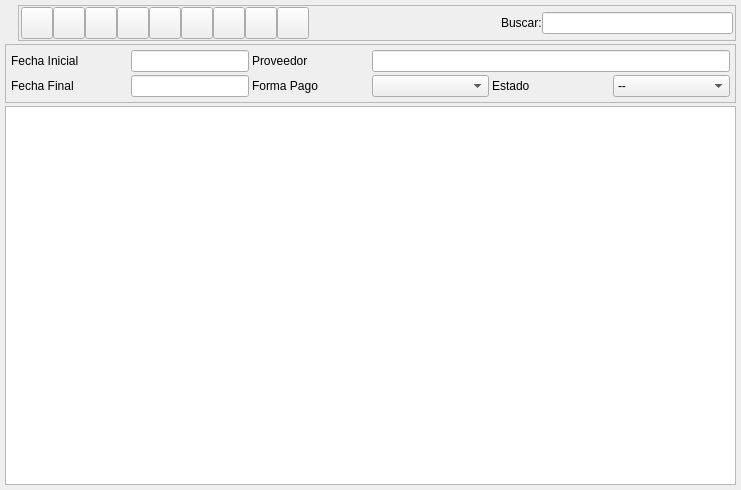
<ui version="4.0" >
 <author>Tomeu Borras Riera</author>
 <class>CarteraPagosListBase</class>
 <widget class="QWidget" name="CarteraPagosListBase" >
  <property name="enabled" >
   <bool>true</bool>
  </property>
  <property name="geometry" >
   <rect>
    <x>0</x>
    <y>0</y>
    <width>741</width>
    <height>490</height>
   </rect>
  </property>
  <property name="windowTitle" >
   <string>Cartera de Pagos</string>
  </property>
  <property name="windowIcon" >
   <iconset resource="../../../bulmages.qrc" >
    <normaloff>:/Images/pay.svg</normaloff>:/Images/pay.svg</iconset>
  </property>
  <layout class="QVBoxLayout" name="verticalLayout" >
   <item>
    <layout class="QHBoxLayout" >
     <property name="spacing" >
      <number>6</number>
     </property>
     <property name="margin" >
      <number>0</number>
     </property>
     <item>
      <widget class="QLabel" name="label" >
       <property name="maximumSize" >
        <size>
         <width>48</width>
         <height>48</height>
        </size>
       </property>
       <property name="text" >
        <string/>
       </property>
       <property name="pixmap" >
        <pixmap resource="../../../bulmages.qrc" >:/Images/pay.svg</pixmap>
       </property>
       <property name="scaledContents" >
        <bool>true</bool>
       </property>
      </widget>
     </item>
     <item>
      <widget class="QFrame" name="m_botonera" >
       <property name="frameShape" >
        <enum>QFrame::StyledPanel</enum>
       </property>
       <property name="frameShadow" >
        <enum>QFrame::Raised</enum>
       </property>
       <layout class="QHBoxLayout" name="horizontalLayout" >
        <property name="spacing" >
         <number>0</number>
        </property>
        <property name="sizeConstraint" >
         <enum>QLayout::SetDefaultConstraint</enum>
        </property>
        <property name="leftMargin" >
         <number>2</number>
        </property>
        <property name="topMargin" >
         <number>0</number>
        </property>
        <property name="rightMargin" >
         <number>2</number>
        </property>
        <property name="bottomMargin" >
         <number>0</number>
        </property>
        <item>
         <widget class="QToolButton" name="mui_crear" >
          <property name="maximumSize" >
           <size>
            <width>32</width>
            <height>32</height>
           </size>
          </property>
          <property name="toolTip" >
           <string>Nuevo contrato</string>
          </property>
          <property name="whatsThis" >
           <string>Nuevo contrato</string>
          </property>
          <property name="text" >
           <string/>
          </property>
          <property name="icon" >
           <iconset resource="../../../bulmages.qrc" >
            <normaloff>:/Images/document-new.svg</normaloff>:/Images/document-new.svg</iconset>
          </property>
          <property name="iconSize" >
           <size>
            <width>32</width>
            <height>32</height>
           </size>
          </property>
         </widget>
        </item>
        <item>
         <widget class="QToolButton" name="mui_editar" >
          <property name="maximumSize" >
           <size>
            <width>32</width>
            <height>32</height>
           </size>
          </property>
          <property name="toolTip" >
           <string>Editar contrato</string>
          </property>
          <property name="whatsThis" >
           <string>Editar contrato</string>
          </property>
          <property name="text" >
           <string/>
          </property>
          <property name="icon" >
           <iconset resource="../../../bulmages.qrc" >
            <normaloff>:/Images/document-open.svg</normaloff>:/Images/document-open.svg</iconset>
          </property>
          <property name="iconSize" >
           <size>
            <width>32</width>
            <height>32</height>
           </size>
          </property>
         </widget>
        </item>
        <item>
         <widget class="QToolButton" name="mui_borrar" >
          <property name="maximumSize" >
           <size>
            <width>32</width>
            <height>32</height>
           </size>
          </property>
          <property name="toolTip" >
           <string>Borrar contrato</string>
          </property>
          <property name="whatsThis" >
           <string>Borrar contrato</string>
          </property>
          <property name="text" >
           <string/>
          </property>
          <property name="icon" >
           <iconset>
            <normaloff>:Images/edit-delete.svg</normaloff>:Images/edit-delete.svg</iconset>
          </property>
          <property name="iconSize" >
           <size>
            <width>32</width>
            <height>32</height>
           </size>
          </property>
         </widget>
        </item>
        <item>
         <widget class="QToolButton" name="mui_imprimir" >
          <property name="maximumSize" >
           <size>
            <width>32</width>
            <height>32</height>
           </size>
          </property>
          <property name="toolTip" >
           <string>Imprimir blformlist</string>
          </property>
          <property name="whatsThis" >
           <string>Imprimir blformlist</string>
          </property>
          <property name="text" >
           <string/>
          </property>
          <property name="icon" >
           <iconset resource="../../../bulmages.qrc" >
            <normaloff>:/Images/document-print.svg</normaloff>:/Images/document-print.svg</iconset>
          </property>
          <property name="iconSize" >
           <size>
            <width>32</width>
            <height>32</height>
           </size>
          </property>
         </widget>
        </item>
        <item>
         <widget class="QToolButton" name="mui_filtrar" >
          <property name="maximumSize" >
           <size>
            <width>32</width>
            <height>32</height>
           </size>
          </property>
          <property name="toolTip" >
           <string>Filtrar contratos</string>
          </property>
          <property name="whatsThis" >
           <string>Filtrar contratos</string>
          </property>
          <property name="text" >
           <string/>
          </property>
          <property name="icon" >
           <iconset resource="../../../bulmages.qrc" >
            <normaloff>:/Images/edit-find.svg</normaloff>:/Images/edit-find.svg</iconset>
          </property>
          <property name="iconSize" >
           <size>
            <width>32</width>
            <height>32</height>
           </size>
          </property>
          <property name="checkable" >
           <bool>true</bool>
          </property>
         </widget>
        </item>
        <item>
         <widget class="QToolButton" name="mui_configurar" >
          <property name="maximumSize" >
           <size>
            <width>32</width>
            <height>32</height>
           </size>
          </property>
          <property name="toolTip" >
           <string>Configurar blformlist</string>
          </property>
          <property name="whatsThis" >
           <string>Configurar blformlist</string>
          </property>
          <property name="text" >
           <string/>
          </property>
          <property name="icon" >
           <iconset resource="../../../bulmages.qrc" >
            <normaloff>:/Images/document-properties.svg</normaloff>:/Images/document-properties.svg</iconset>
          </property>
          <property name="iconSize" >
           <size>
            <width>32</width>
            <height>32</height>
           </size>
          </property>
          <property name="checkable" >
           <bool>true</bool>
          </property>
         </widget>
        </item>
        <item>
         <widget class="QToolButton" name="mui_actualizar" >
          <property name="maximumSize" >
           <size>
            <width>32</width>
            <height>32</height>
           </size>
          </property>
          <property name="toolTip" >
           <string>Actualizar blformlist</string>
          </property>
          <property name="whatsThis" >
           <string>Actualizar blformlist</string>
          </property>
          <property name="text" >
           <string/>
          </property>
          <property name="icon" >
           <iconset resource="../../../bulmages.qrc" >
            <normaloff>:/Images/view-refresh.svg</normaloff>:/Images/view-refresh.svg</iconset>
          </property>
          <property name="iconSize" >
           <size>
            <width>32</width>
            <height>32</height>
           </size>
          </property>
         </widget>
        </item>
        <item>
         <widget class="QToolButton" name="mui_q34" >
          <property name="minimumSize" >
           <size>
            <width>32</width>
            <height>32</height>
           </size>
          </property>
          <property name="maximumSize" >
           <size>
            <width>32</width>
            <height>32</height>
           </size>
          </property>
          <property name="toolTip" >
           <string>Generar Q34</string>
          </property>
          <property name="whatsThis" >
           <string>Generar Q34 de los archivos seleccionados.</string>
          </property>
          <property name="text" >
           <string/>
          </property>
          <property name="icon" >
           <iconset>
            <normaloff>../../../../../../../usr/local/share/bulmages/icons/q34.png</normaloff>../../../../../../../usr/local/share/bulmages/icons/q34.png</iconset>
          </property>
          <property name="iconSize" >
           <size>
            <width>32</width>
            <height>32</height>
           </size>
          </property>
         </widget>
        </item>
        <item>
         <widget class="QToolButton" name="mui_suma" >
          <property name="minimumSize" >
           <size>
            <width>32</width>
            <height>32</height>
           </size>
          </property>
          <property name="maximumSize" >
           <size>
            <width>32</width>
            <height>32</height>
           </size>
          </property>
          <property name="text" >
           <string/>
          </property>
          <property name="icon" >
           <iconset>
		   <normaloff>../../../../../../../usr/local/share/bulmages/icons/suma.png</normaloff>../../../../../../../usr/local/share/bulmages/icons/suma.png</iconset>
          </property>
          <property name="iconSize" >
           <size>
            <width>32</width>
            <height>32</height>
           </size>
          </property>
         </widget>
        </item>
        <item>
         <widget class="QFrame" name="mui_plugbotones" >
          <property name="sizePolicy" >
           <sizepolicy vsizetype="Preferred" hsizetype="Minimum" >
            <horstretch>0</horstretch>
            <verstretch>0</verstretch>
           </sizepolicy>
          </property>
          <property name="frameShape" >
           <enum>QFrame::NoFrame</enum>
          </property>
          <property name="frameShadow" >
           <enum>QFrame::Plain</enum>
          </property>
          <property name="lineWidth" >
           <number>0</number>
          </property>
         </widget>
        </item>
        <item>
         <spacer>
          <property name="orientation" >
           <enum>Qt::Horizontal</enum>
          </property>
          <property name="sizeType" >
           <enum>QSizePolicy::Expanding</enum>
          </property>
          <property name="sizeHint" stdset="0" >
           <size>
            <width>101</width>
            <height>34</height>
           </size>
          </property>
         </spacer>
        </item>
        <item>
         <widget class="QLabel" name="textLabel1" >
          <property name="text" >
           <string>Buscar:</string>
          </property>
         </widget>
        </item>
        <item>
         <widget class="QLineEdit" name="m_texto" >
          <property name="minimumSize" >
           <size>
            <width>150</width>
            <height>0</height>
           </size>
          </property>
         </widget>
        </item>
       </layout>
      </widget>
     </item>
    </layout>
   </item>
   <item>
    <widget class="QFrame" name="m_busqueda" >
     <property name="frameShape" >
      <enum>QFrame::StyledPanel</enum>
     </property>
     <property name="frameShadow" >
      <enum>QFrame::Raised</enum>
     </property>
     <layout class="QGridLayout" name="gridLayout" >
      <item row="0" column="0" >
       <widget class="QLabel" name="label_3" >
        <property name="text" >
         <string>Fecha Inicial</string>
        </property>
        <property name="buddy" >
         <cstring>mui_fechainicial</cstring>
        </property>
       </widget>
      </item>
      <item row="0" column="1" >
       <widget class="BlDateSearch" name="mui_fechainicial" >
        <property name="sizePolicy" >
         <sizepolicy vsizetype="Fixed" hsizetype="Preferred" >
          <horstretch>0</horstretch>
          <verstretch>0</verstretch>
         </sizepolicy>
        </property>
       </widget>
      </item>
      <item row="0" column="2" >
       <widget class="QLabel" name="label_2" >
        <property name="text" >
         <string>Proveedor</string>
        </property>
        <property name="buddy" >
         <cstring>mui_idproveedor</cstring>
        </property>
       </widget>
      </item>
      <item row="0" column="3" colspan="3" >
       <widget class="BlSearchWidget" name="mui_idproveedor" />
      </item>
      <item row="1" column="0" >
       <widget class="QLabel" name="label_4" >
        <property name="text" >
         <string>Fecha Final</string>
        </property>
        <property name="buddy" >
         <cstring>mui_fechafinal</cstring>
        </property>
       </widget>
      </item>
      <item row="1" column="1" >
       <widget class="BlDateSearch" name="mui_fechafinal" >
        <property name="sizePolicy" >
         <sizepolicy vsizetype="Fixed" hsizetype="Preferred" >
          <horstretch>0</horstretch>
          <verstretch>0</verstretch>
         </sizepolicy>
        </property>
       </widget>
      </item>
      <item row="1" column="2" >
       <widget class="QLabel" name="label_5" >
        <property name="text" >
         <string>Forma Pago</string>
        </property>
        <property name="buddy" >
         <cstring>mui_idforma_pago</cstring>
        </property>
       </widget>
      </item>
      <item row="1" column="3" >
       <widget class="BfBuscarFormaPago" name="mui_idforma_pago" />
      </item>
      <item row="1" column="4" >
       <widget class="QLabel" name="label_6" >
        <property name="text" >
         <string>Estado</string>
        </property>
        <property name="buddy" >
         <cstring>mui_estadovencimientop</cstring>
        </property>
       </widget>
      </item>
      <item row="1" column="5" >
       <widget class="QComboBox" name="mui_estadovencimientop" >
        <item>
         <property name="text" >
          <string>--</string>
         </property>
        </item>
        <item>
         <property name="text" >
          <string>Pendiente</string>
         </property>
        </item>
        <item>
         <property name="text" >
          <string>Emitido</string>
         </property>
        </item>
        <item>
         <property name="text" >
          <string>Pagado</string>
         </property>
        </item>
        <item>
         <property name="text" >
          <string>Devuelto</string>
         </property>
        </item>
        <item>
         <property name="text" >
          <string>Reemitido</string>
         </property>
        </item>
       </widget>
      </item>
     </layout>
    </widget>
   </item>
   <item>
    <widget class="CarteraPagosListSubForm" name="mui_list" />
   </item>
  </layout>
 </widget>
 <layoutdefault spacing="3" margin="5" />
 <customwidgets>
  <customwidget>
   <class>CarteraPagosListSubForm</class>
   <extends>QTableWidget</extends>
   <header>carterapagoslist.h</header>
  </customwidget>
  <customwidget>
   <class>BlDateSearch</class>
   <extends>QLineEdit</extends>
   <header>bldatesearch.h</header>
  </customwidget>
  <customwidget>
   <class>BfBuscarFormaPago</class>
   <extends>QComboBox</extends>
   <header>bfbuscarformapago.h</header>
  </customwidget>
  <customwidget>
   <class>BlSearchWidget</class>
   <extends>QLineEdit</extends>
   <header>blsearchwidget.h</header>
  </customwidget>
 </customwidgets>
 <resources>
  <include location="../../../bulmages.qrc" />
 </resources>
 <connections>
  <connection>
   <sender>mui_filtrar</sender>
   <signal>toggled(bool)</signal>
   <receiver>m_busqueda</receiver>
   <slot>setShown(bool)</slot>
   <hints>
    <hint type="sourcelabel" >
     <x>204</x>
     <y>49</y>
    </hint>
    <hint type="destinationlabel" >
     <x>255</x>
     <y>150</y>
    </hint>
   </hints>
  </connection>
 </connections>
</ui>
